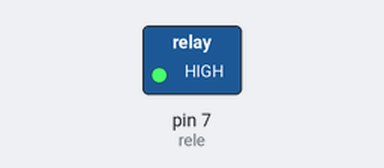
The sketch below on a simulated Arduino Uno, built with avr-gcc and run on an emulated ATmega328P. Parts: switched loads named in the sketch (green lamp = pin HIGH).

Above: at 1.0 s.
At 3.0 s:
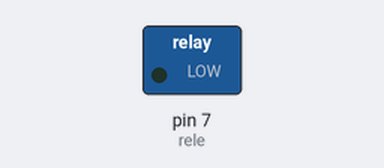
Timing chart, 0 to 5.2 s (numbered marks = the images above):
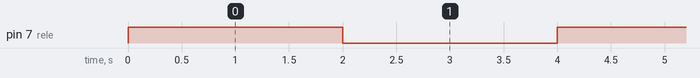

The sketch:

3_ModuloRele.ino
```cpp
/*
   Experimento 3.3 - ModuloRele]

   Acionamento de uma lampada usando uma porta digital e um modulo rele
*/

const int rele = 7 ; // Pino conectado do modulo rele.

// A função setup roda apenas uma vez, quando o botão reset é pressionado ou quando a placa é ligada.
void setup() {
  // Inicializa o pino digital 7 como uma entrada.
  pinMode(rele, OUTPUT);
}

// A função loop roda repetidamente
void loop() {
  digitalWrite(rele, HIGH); // Aciona rele.
  delay(2000); // Espera 2 segundos.
  digitalWrite(rele, LOW); // Desaciona rele.
  delay(2000); // Espera 2 segundos.
}
```

Measured:
- by itself, pin 7 (rele): alternates HIGH for 2.0 s and LOW for 2.0 s
